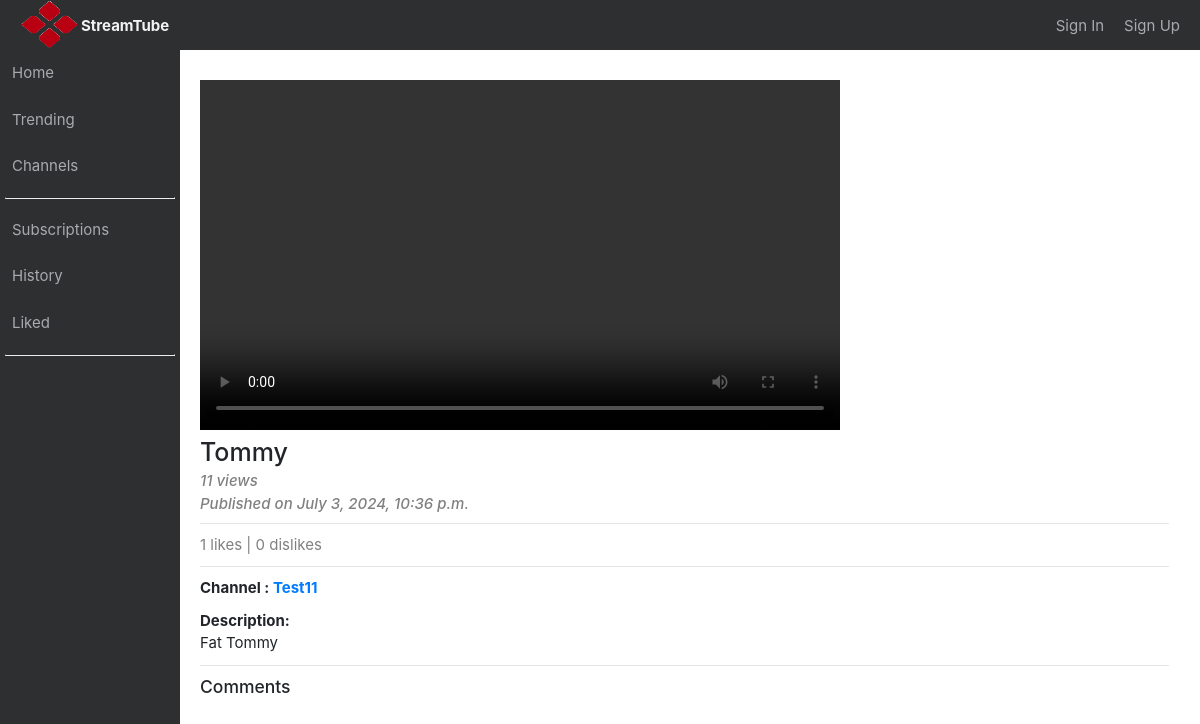
/video/1/0/, run on an earlier commit of the app's database.
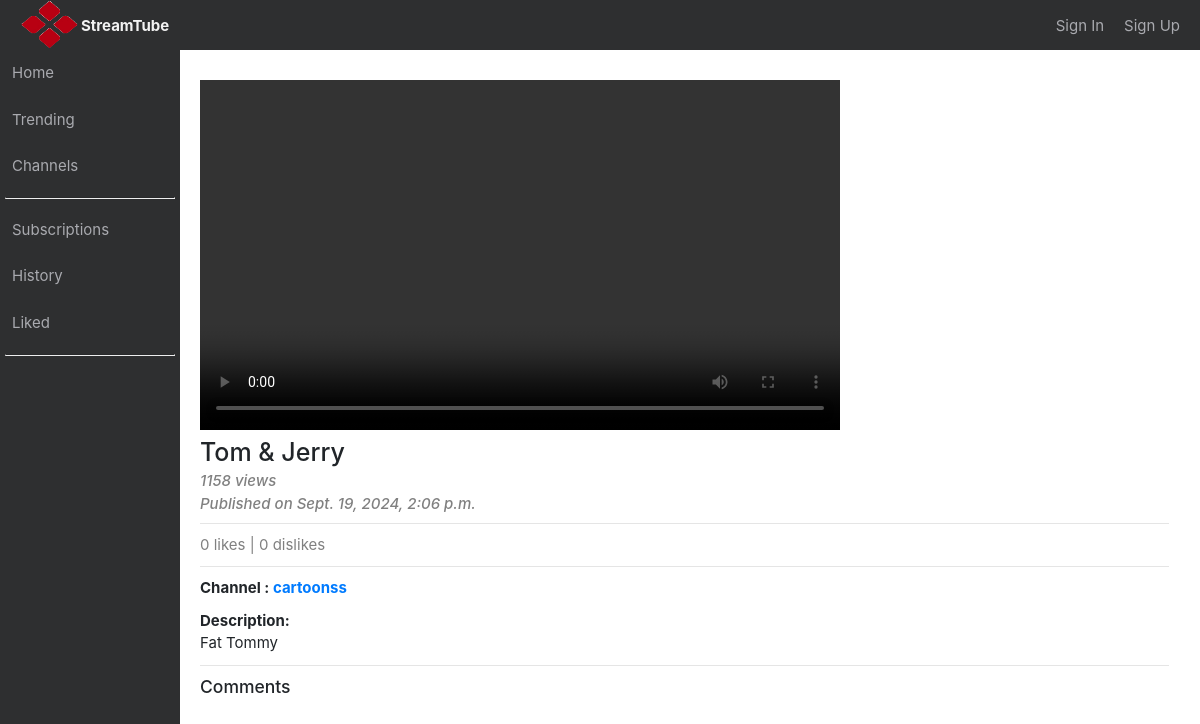
And on a later commit of the database.
### youtube/models.py (models this page shows)
class Video(models.Model):
    title = models.CharField(max_length=30)
    description = models.TextField(max_length=300)
    path = models.CharField(max_length=60)
    datetime = models.DateTimeField(blank=False, null=False) #todo: auto_now=True
    user = models.ForeignKey('auth.User', on_delete=models.CASCADE)
    number_of_views = models.IntegerField(blank=True, default=0)

class Channel(models.Model):
    channel_name = models.CharField(max_length=50, blank=False, null=False)
    subscribers = models.IntegerField(default=0, blank=False, null=False)
    user = models.ForeignKey('auth.User', on_delete=models.CASCADE)

### youtube/views.py (the view, shortened to what this page needs)
# urls.py: path('video/<int:id>/<int:new>/', VideoView.as_view()),
class VideoView(View):
    template_name = 'video.html'
    def get(self, request, id, new):
        if new == 1:
            video_by_id = Video.objects.get(id=id)
            n = video_by_id.number_of_views
            video_by_id.number_of_views = n+1
            video_by_id.save()
        video_by_id = Video.objects.get(id=id)
        BASE_DIR = os.path.dirname(os.path.dirname(os.path.abspath(__file__)))
        video_by_id.path = 'http://localhost:8000/get_video/'+video_by_id.path
        print(video_by_id)
        print(video_by_id.path)
        context = {'video':video_by_id}
        if request.user.is_authenticated:
            print('user signed in')
            comment_form = CommentForm()
            context['form'] = comment_form
        comments = Comment.objects.filter(video__id=id).order_by('-datetime')
        print(comments)
        context['comments'] = comments
        context['likes_count'] = Like.objects.filter(video = video_by_id).count()
        context['dislikes_count'] = Dislike.objects.filter(video = video_by_id).count()
        try:
            channel = Channel.objects.filter(user__username = request.user).get().channel_name != ""
            print(channel)
            context['channel'] = channel
        except Channel.DoesNotExist:
            channel = False
        uploader = video_by_id.user
        uploader_channel = Channel.objects.get(user = uploader)
        context['uploader_channel'] = uploader_channel
        return render(request, self.template_name, context)

### youtube/templates/video.html (shortened to what this page needs)
{% extends "parent.html" %}
{% load crispy_forms_tags %}
	{% block body %}
	<div class="video_area">
		<div class="ad_area">
      <video width="640" height="350" controls>
          <source src="{{ video.path }}" type="video/mp4">
      </video>
      <h1>{{ video.title }}</h1>
      <h6 style='color:grey'><i>{{ video.number_of_views }} views</i></h6>
      <h6 style='color:grey'><i>Published on {{video.datetime}}</i></h6>
      <hr>
        {% if user.is_authenticated %}
            {% if likes %}
                <a class="btn btn-default" href="{% url 'video_like' v_id=video.id u_id=user.id %}"><span class="glyphicon glyphicon-thumbs-up"> {{ likes_count }}</span></a>
            {% else %}
                <a class="btn btn-default" href="{% url 'video_unlike' v_id=video.id u_id=user.id %}"><span style = "color:blue" class="glyphicon glyphicon-thumbs-up"> {{ likes_count }} </span></a>
            {% endif %}
            {% if dislikes %}
                <a class="btn btn-default" href="{% url 'video_dislike' v_id=video.id u_id=user.id %}"><span class="glyphicon glyphicon-thumbs-down"> {{ dislikes_count }}</span></a>
            {% else %}
                <a class="btn btn-default" href="{% url 'video_undislike' v_id=video.id u_id=user.id %}"><span style = "color:blue" class="glyphicon glyphicon-thumbs-down"> {{ dislikes_count }}</span></a>
            {% endif %}
        {% else %}
            <p style='color:grey'>{{ likes_count }} likes | {{ dislikes_count }} dislikes</p>
        {% endif %}
      <hr>
      <p class="channel_area"><b>Channel : <a href="/{{ video.user.username }}/channel">{{ uploader_channel.channel_name }}</a></b></p>
      <b>Description:</b>
      <p>{{ video.description }}</p>
      <hr>
      <h3>Comments</h3>
		</div>
	{% endblock %}

What changed in the data, as far as the page shows it:
no longer on this page (row edited): Channel: channel_name "Test11"
changed Video "Fat Tommy": title "Tommy" → "Tom & Jerry"; number_of_views "11" → "1158"; datetime "July 3, 2024, 10:36 p.m." → "Sept. 19, 2024, 2:06 p.m."
added Channel: channel_name "cartoonss"
Also different on the page:
{{ likes_count }}: "1" → "0"
